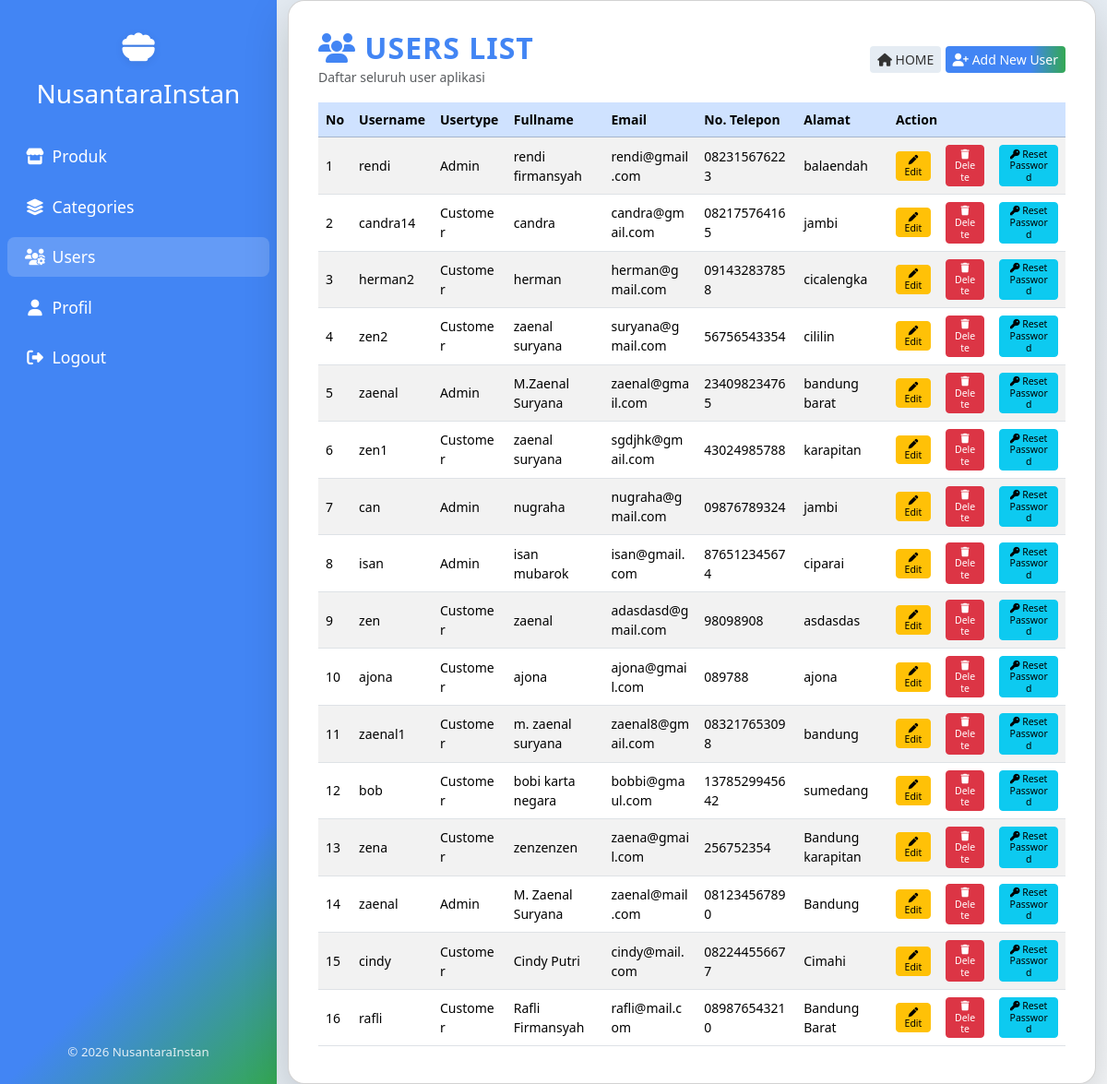
Screenshot of /index.php/users with the database file from the repository.
### tables this page shows
CREATE TABLE `users` (
  `userid` int(11) NOT NULL,
  `username` varchar(50) NOT NULL,
  `usertype` varchar(100) NOT NULL DEFAULT 'Customer',
  `password` varchar(255) NOT NULL,
  `fullname` varchar(100) NOT NULL,
  `email` varchar(100) NOT NULL,
  `phone` varchar(20) NOT NULL,
  `address` varchar(255) NOT NULL,
  `photo` varchar(200) NOT NULL DEFAULT 'default.png'
);

### application/controllers/users.php (called while the page is built, shortened)
<?php
class Users extends CI_Controller {
    public function __construct()
    {
        $this->load->model('Users_model');
    }
    public function index()
    {
        $data['users'] = $this->Users_model->read();
        $this->load->view('users/user_list', $data);
    }
}

### index.php (called while the page is built, shortened)
<?php
require_once BASEPATH.'core/CodeIgniter.php';

### application/models/users_model.php (called while the page is built, shortened)
<?php
class Users_model extends CI_Model {
    public function read()
    {
        $query = $this->db->get('users');
        return $query->result();
    }
}

### application/views/users/user_list.php (the view, shortened to what this page needs)
<!doctype html>
<html lang="en">
<head>
    <link href="https://cdn.jsdelivr.net/npm/bootstrap@5.3.3/dist/css/bootstrap.min.css" rel="stylesheet">
    <link rel="stylesheet" href="https://cdnjs.cloudflare.com/ajax/libs/animate.css/4.1.1/animate.min.css"/>
    <link href="https://cdnjs.cloudflare.com/ajax/libs/font-awesome/6.5.0/css/all.min.css" rel="stylesheet">
</head>
<body>
<div class="container-fluid">
    <div class="row min-vh-100">
        <nav class="col-lg-3 col-md-4 sidebar d-flex flex-column align-items-center py-4 position-relative animate__animated animate__fadeInLeft">
            <div class="brand-logo mb-2">
                <i class="fa-solid fa-bowl-food"></i>
            </div>
            <h3 class="mb-4 text-center">NusantaraInstan</h3>
            <ul class="nav flex-column w-100 px-2">
                <li class="nav-item">
                    <a class="nav-link <?= uri_string()=='products'?'active':'' ?>" href="<?=site_url('products')?>">
                        <i class="fa-solid fa-store"></i> Produk
                    </a>
                </li>
                <li class="nav-item">
                    <a class="nav-link <?= uri_string()=='categories'?'active':'' ?>" href="<?=site_url('categories')?>">
                        <i class="fa-solid fa-layer-group"></i> Categories
                    </a>
                </li>
                <li class="nav-item">
                    <a class="nav-link <?= uri_string()=='users'?'active':'' ?>" href="<?=site_url('users')?>">
                        <i class="fa-solid fa-users-gear"></i> Users
                    </a>
                </li>
                <li class="nav-item">
                    <a class="nav-link <?= uri_string()=='users/profile'?'active':'' ?>" href="<?=site_url('users/profile')?>">
                        <i class="fa-solid fa-user"></i> Profil
                    </a>
                </li>
                <li class="nav-item">
                    <a class="nav-link" href="<?=site_url('auth/logout')?>">
                        <i class="fa-solid fa-right-from-bracket"></i> Logout
                    </a>
                </li>
            </ul>
            <div class="sidebar-footer mt-auto">
                <small>&copy; <?=date('Y')?> NusantaraInstan</small>
            </div>
        </nav>
        <main class="col-lg-9 col-md-8 main-content">
            <div class="users-card card shadow-lg w-100 animate__animated animate__fadeInRight">
                <div class="d-flex justify-content-between align-items-center mb-3">
                    <div>
                        <h2 class="users-header mb-0"><i class="fa-solid fa-users"></i> USERS LIST</h2>
                        <small class="text-muted">Daftar seluruh user aplikasi</small>
                    </div>
                    <div>
                        <a href="<?=base_url()?>" class="btn btn-secondary btn-sm"><i class="fa-solid fa-house"></i> HOME</a>
                        <a href="<?=site_url('users/add')?>" class="btn btn-primary btn-sm"><i class="fa-solid fa-user-plus"></i> Add New User</a>
                    </div>
                </div>
                <div class="table-responsive">
                    <table class="table table-striped table-hover align-middle table-users small">
                        <thead class="table-primary">
                            <tr>
                                <th>No</th>
                                <th>Username</th>
                                <th>Usertype</th>
                                <th>Fullname</th>
                                <th>Email</th>
                                <th>No. Telepon</th>
                                <th>Alamat</th>
                                <th colspan="3">Action</th>
                            </tr>
                        </thead>
                        <tbody>
                        <?php $i=1; foreach($users as $user) { ?>
                        <tr>
                            <td><?=$i++?></td>
                            <td><?=$user->username?></td>
                            <td><?=$user->usertype?></td>
                            <td><?=$user->fullname?></td>
                            <td><?=$user->email?></td>
                            <td><?=$user->phone?></td>
                            <td><?=$user->address?></td>
                            <td>
                                <a href="<?=site_url('users/edit/'.$user->userid)?>" class="btn btn-warning btn-xs btn-sm">
                                    <i class="fa-solid fa-pen"></i> Edit
                                </a>
                            </td>
                            <td>
                                <a href="<?=site_url('users/delete/'.$user->userid)?>" class="btn btn-danger btn-xs btn-sm" onclick="return confirm('Are you sure?')">
                                    <i class="fa-solid fa-trash"></i> Delete
                                </a>
                            </td>
                            <td>
                                <a href="<?=site_url('auth/resetpass/'.$user->username)?>" class="btn btn-info btn-xs btn-sm" onclick="return confirm('Are you sure?')">
                                    <i class="fa-solid fa-key"></i> Reset Password
                                </a>
                            </td>
                        </tr>
                        <?php } ?>
                        </tbody>
                    </table>
                </div>
            </div>
        </main>
    </div>
</div>

### application/views/users/user_list.php (style rules this page uses)
body { background: linear-gradient(120deg, #e5ecf3 60%, #f6f8fa 100%); min-height: 100vh; }
.sidebar { background: linear-gradient(135deg, #4285f4 80%, #34a853 100%); min-height: 100vh; color: #fff; padding: 0; }
.sidebar .nav-link { color: #fff; font-weight: 500; font-size: 1.1em; border-radius: 8px; margin: 6px 0; transition: background 0.2s, color 0.2s; }
.sidebar .nav-link.active, .sidebar .nav-link:hover { background: rgba(255,255,255,0.18); color: #fff; }
.sidebar .nav-link i { width: 28px; text-align: center; }
.brand-logo { font-size: 2.2rem; margin-bottom: 10px; color: #fff; text-shadow: 0 2px 10px rgba(0,0,0,0.08); }
.sidebar .sidebar-footer { position: absolute; bottom: 24px; left: 0; width: 100%; text-align: center; font-size: 0.95em; opacity: 0.85; }
.main-content { min-height: 100vh; background: transparent; display: flex; align-items: flex-start; justify-content: center; padding-top: 0 !important; }
.users-card { border-radius: 18px; background: #fff; box-shadow: 0 6px 32px rgba(66,133,244,0.10); margin-top: 0 !important; width: 100%; max-width: 1100px; padding: 2rem 2rem 1.5rem 2rem; position: relative; }
.users-header { font-weight: bold; letter-spacing: 1px; color: #4285f4; }
.btn-primary { background: linear-gradient(90deg, #4285f4 70%, #34a853 100%); border: none; }
.btn-secondary { background: #e5ecf3; color: #333; border: none; }
.table-users th, .table-users td { vertical-align: middle !important; }
.table-users th { white-space: nowrap; }
.table-users td { word-break: break-word; }
.btn-xs { padding: 0.15rem 0.5rem !important; font-size: 0.75em !important; line-height: 1.2 !important; }

### rows the page displays
users: username "rendi", usertype "Admin", fullname "rendi firmansyah", email "rendi@gmail.com", phone "082315676223", address "balaendah"
users: username "candra14", usertype "Customer", fullname "candra", email "candra@gmail.com", phone "082175764165", address "jambi"
users: username "herman2", usertype "Customer", fullname "herman", email "herman@gmail.com", phone "091432837858", address "cicalengka"
users: username "zen2", usertype "Customer", fullname "zaenal suryana", email "suryana@gmail.com", phone "56756543354", address "cililin"
users: username "zaenal", usertype "Admin", fullname "M.Zaenal Suryana", email "zaenal@gmail.com", phone "234098234765", address "bandung barat"
users: username "zen1", usertype "Customer", fullname "zaenal suryana", email "sgdjhk@gmail.com", phone "43024985788", address "karapitan"
users: username "can", usertype "Admin", fullname "nugraha", email "nugraha@gmail.com", phone "09876789324", address "jambi"
users: username "isan", usertype "Admin", fullname "isan mubarok", email "isan@gmail.com", phone "876512345674", address "ciparai"
users: username "zen", usertype "Customer", fullname "zaenal", email "adasdasd@gmail.com", phone "98098908", address "asdasdas"
users: username "ajona", usertype "Customer", fullname "ajona", email "ajona@gmail.com", phone "089788", address "ajona"
users: username "zaenal1", usertype "Customer", fullname "m. zaenal suryana", email "zaenal8@gmail.com", phone "083217653098", address "bandung"
users: username "bob", usertype "Customer", fullname "bobi karta negara", email "bobbi@gmaul.com", phone "1378529945642", address "sumedang"
users: username "zena", usertype "Customer", fullname "zenzenzen", email "zaena@gmail.com", phone "256752354", address "Bandung karapitan"
users: username "zaenal", usertype "Admin", fullname "M. Zaenal Suryana", email "zaenal@mail.com", phone "081234567890", address "Bandung"
users: username "cindy", usertype "Customer", fullname "Cindy Putri", email "cindy@mail.com", phone "082244556677", address "Cimahi"
users: username "rafli", usertype "Customer", fullname "Rafli Firmansyah", email "rafli@mail.com", phone "089876543210", address "Bandung Barat"
